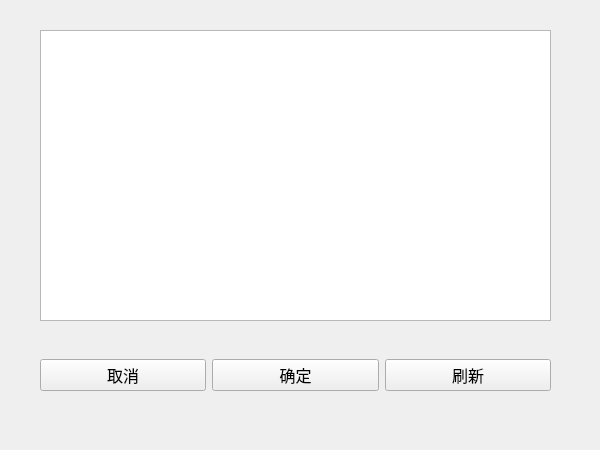
<?xml version="1.0" encoding="UTF-8"?>
<ui version="4.0">
 <class>LoadSave</class>
 <widget class="QWidget" name="LoadSave">
  <property name="geometry">
   <rect>
    <x>0</x>
    <y>0</y>
    <width>600</width>
    <height>450</height>
   </rect>
  </property>
  <property name="windowTitle">
   <string>读取存档</string>
  </property>
  <widget class="QListWidget" name="saves">
   <property name="geometry">
    <rect>
     <x>40</x>
     <y>30</y>
     <width>511</width>
     <height>291</height>
    </rect>
   </property>
  </widget>
  <widget class="QWidget" name="horizontalLayoutWidget">
   <property name="geometry">
    <rect>
     <x>40</x>
     <y>340</y>
     <width>511</width>
     <height>71</height>
    </rect>
   </property>
   <layout class="QHBoxLayout" name="horizontalLayout">
    <item>
     <widget class="QPushButton" name="cancel">
      <property name="font">
       <font>
        <family>微软雅黑</family>
        <pointsize>12</pointsize>
       </font>
      </property>
      <property name="text">
       <string>取消</string>
      </property>
     </widget>
    </item>
    <item>
     <widget class="QPushButton" name="confirm">
      <property name="font">
       <font>
        <family>微软雅黑</family>
        <pointsize>12</pointsize>
       </font>
      </property>
      <property name="text">
       <string>确定</string>
      </property>
     </widget>
    </item>
    <item>
     <widget class="QPushButton" name="flush">
      <property name="font">
       <font>
        <family>微软雅黑</family>
        <pointsize>12</pointsize>
       </font>
      </property>
      <property name="text">
       <string>刷新</string>
      </property>
     </widget>
    </item>
   </layout>
  </widget>
 </widget>
 <resources/>
 <connections/>
</ui>
